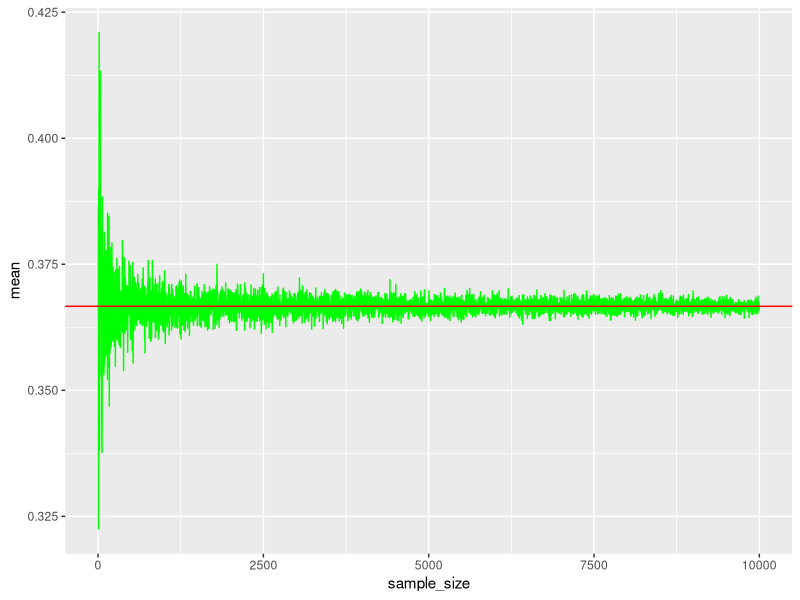
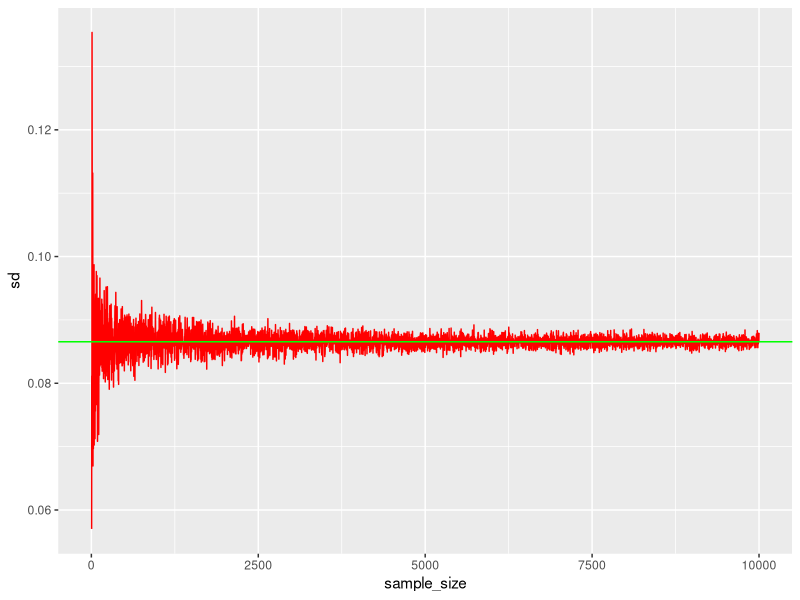
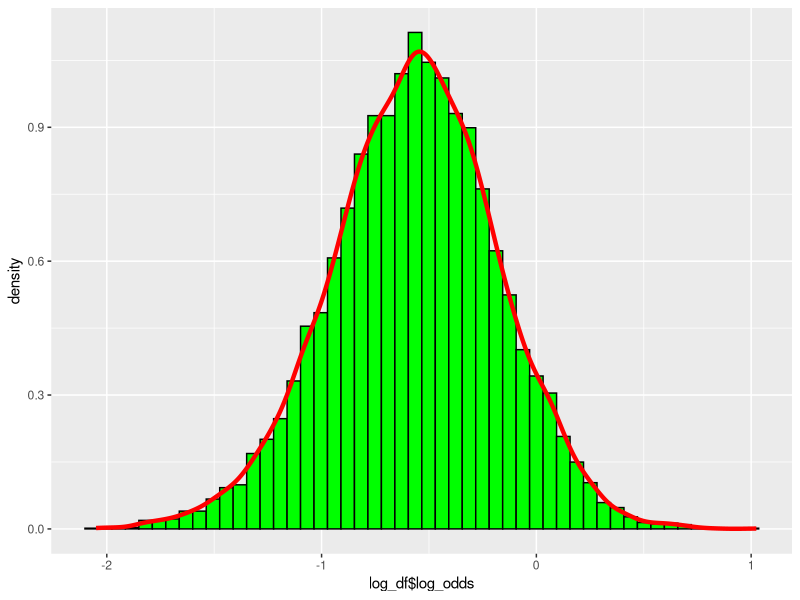
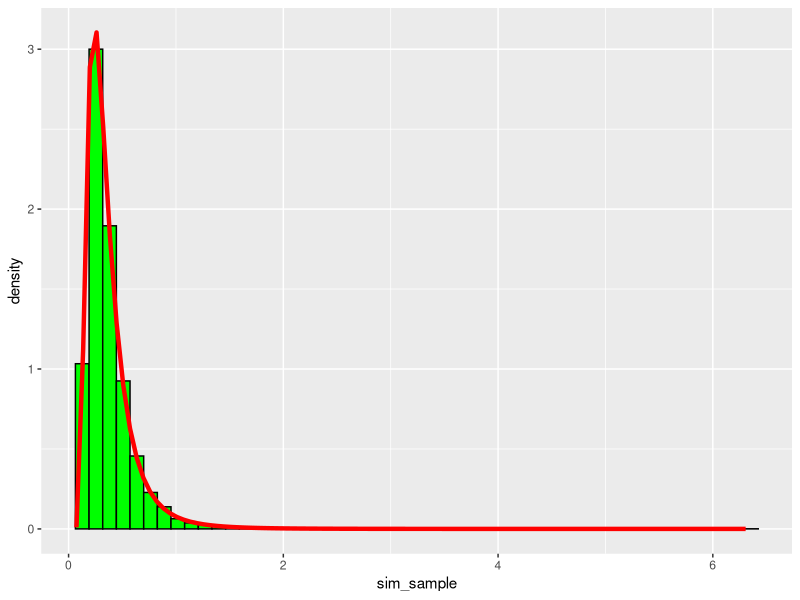
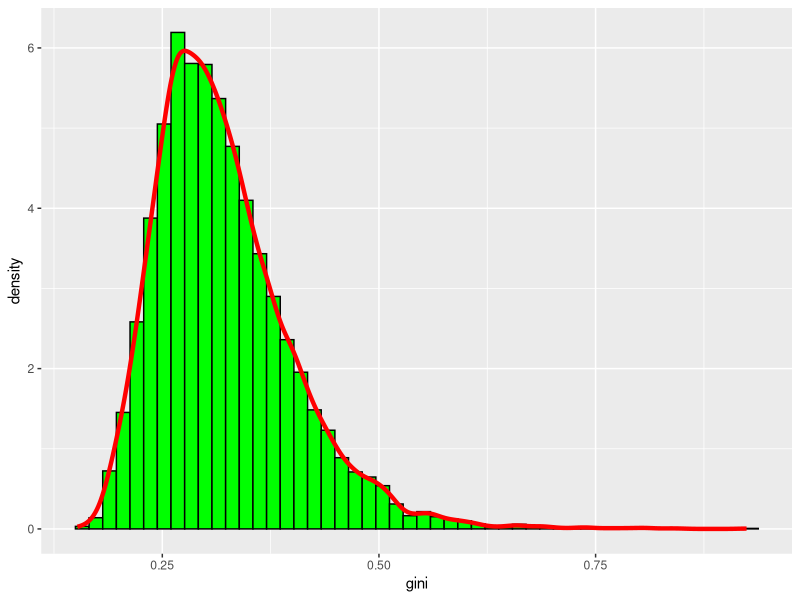
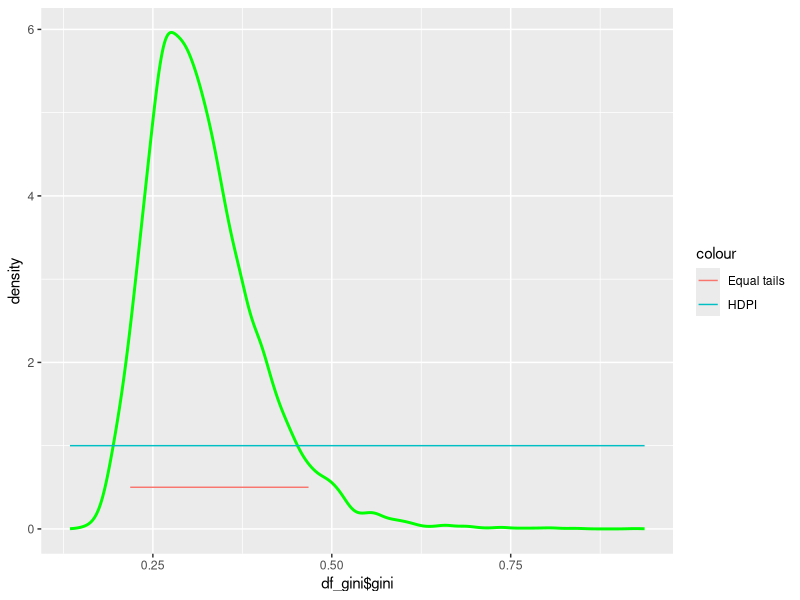
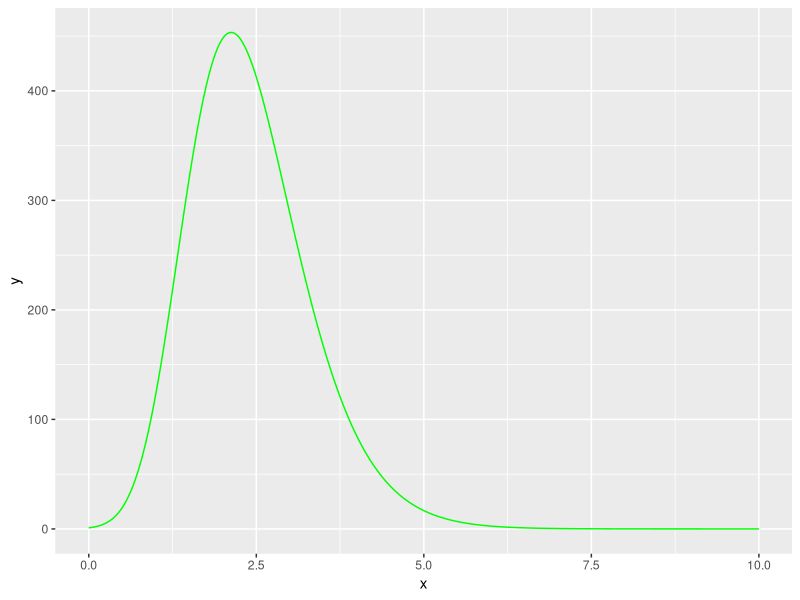

Write the R code that produced these figures, in order.
#########
### 1 ###
#########
library(ggplot2)
set.seed(12345)

############## a)
# Parameters given by the problem
s <- 8
n <- 24
f <- n - s
a_0 <- 3
b_0 <- a_0

# Derived values
a_pos <- a_0 + s
b_pos <- b_0 + f

# theoretical/ true values
t_mean <- a_pos/(a_pos + b_pos)
t_sd <- sqrt((a_pos * b_pos)/((a_pos + b_pos + 1) * (a_pos + b_pos)^2))

df <- data.frame("sample_size" = 1, "mean" = NA, "sd"  = NA)
draws <- seq(4, 10000, 2)
cnt <- 1

for(i in draws){
  rand_beta <- rbeta(i, a_pos, b_pos)
  df[cnt,] <- c(i, mean(rand_beta), sd(rand_beta))
  cnt <- cnt + 1
}


plot1 <- ggplot(df) +
  geom_line(mapping = aes(x = sample_size, y = mean), color = "green")+
  geom_hline(yintercept = t_mean, color = "red")

plot2 <- ggplot(df) +
  geom_line(mapping = aes(x = sample_size, y = sd), color = "red")+
  geom_hline(yintercept = t_sd, color = "green")

plot1
plot2

############ b)
# theoretical probability
set.seed(12345)
t_prob <- pbeta(0.4, a_pos, b_pos)

# Simulated probability
set.seed(12345)
sim_beta <- rbeta(10000, a_pos, b_pos)
sim_prob <- sum((sim_beta <= 0.4))/ length(sim_beta)

cat("The theoretical probability is: ", t_prob)
cat("\nThe calculated probability is: ", sim_prob)

######### c)

log_odds <- log(sim_beta/ (1-sim_beta))

log_df <- as.data.frame(log_odds)

plot3 <- ggplot(log_df)+
  geom_histogram(mapping = aes(x = log_df$log_odds, y = ..density..), bins = 50, fill = "green", color = "black")+
  geom_density(mapping = aes(x = log_df$log_odds), color = "red", size = 1.5)

plot3

# Are we supposed to show something else here. ASK DURING LAB SESSION


#########
### 2 ###
#########

################## a)
# Data provided
obs <- c(38, 20, 49, 58, 31, 70, 18, 56, 25, 78)
mu <- 3.8
n <- length(obs) - 1


# https://en.wikipedia.org/wiki/Inverse-chi-squared_distribution
# https://en.wikipedia.org/wiki/Scaled_inverse_chi-squared_distribution
# Information about the PDF and how to sample from the scaled inverse chi-square distribution
# X~scale-inv-chisq(nu, t^2) then X/(t^2 * nu) ~inv-chisq and the inv-chisq is just 1/X if X is chisq distributed

set.seed(12345)
rInvChisq <- function(draws, n, tau_sq){
  X <- rchisq(draws, n)
  sample <- (tau_sq * n)/X
  return(sample)
}

n_draw <- 10000
tau_sq <- sum((log(obs) - mu)^2)/n


sim_sample <- rInvChisq(n_draw, n, tau_sq)

# PDF of scaled inv chi-sq
# https://en.wikipedia.org/wiki/Scaled_inverse_chi-squared_distribution

scl_inv_chisq <- function(n, tau_sq, x){
  frac1 <- ((tau_sq * n/2)^(n/2))/(gamma(n/2))
  frac2 <- (exp((-n * tau_sq)/(2*x)))/(x^(1 + (n/2)))
  res <- frac1 * frac2
  return(res)
}


# Plotting to compare
df_sim_sample <- as.data.frame(sim_sample)

plot_chi_sq <- ggplot(df_sim_sample)+
  geom_histogram(mapping = aes(x = sim_sample, y = ..density..), bins = 50, fill = "green", color = "black")+
  stat_function(mapping = aes(x = sim_sample), fun = scl_inv_chisq, args = list(n = n, tau_sq = tau_sq), color = "red", size = 1.5)

plot_chi_sq

################# b)
set.seed(12345)
gini <- (2 * pnorm(sqrt(sim_sample)/sqrt(2))) - 1
df_gini <- as.data.frame(gini)

plot_gini <- ggplot(df_gini)+
  geom_histogram(mapping = aes(x = gini, y = ..density..), bins = 50, fill = "green", color = "black")+
  geom_density(mapping = aes(x = gini, y = ..density..), color = "red", size = 1.5)

plot_gini

################# c)
# Equal tail interval
equal_tail <- c(quantile(gini, 0.05), quantile(gini, 0.95))

#HPDI
kernel_density <- density(gini)
densities_df <- data.frame(x = kernel_density$x, density = kernel_density$y)
densities_df <- densities_df[order(densities_df$density, decreasing = TRUE), ]
cutoff <- round(nrow(densities_df) * 0.9)
densities_df <- densities_df[1:cutoff, ]
HDPI <- c(min(densities_df$x), max(densities_df$x))

cat("The equal tail interval is: ", equal_tail, "\nThe HDPI interval is: ", HDPI)

plot_density <- ggplot()+
  geom_density(mapping = aes(x = df_gini$gini, y = ..density..), color = "green", size = 1)+
  geom_segment(aes(x = equal_tail[1], y = 0.5, xend = equal_tail[2], yend = 0.5, colour = "Equal tails"))+
  geom_segment(aes(x = HDPI[1], y = 1, xend = HDPI[2], yend = 1, colour = "HDPI"))

plot_density



#########
### 3 ###
#########

# data given
data <- c(-2.44, 2.14, 2.54, 1.83, 2.02, 2.33, -2.79, 2.23, 2.07, 2.02)
mu <- 2.39
lambda <- 1

# a)
posterior <- function(kappa, data){
  n <- length(data)
  fac1 <- (1/(besselI(kappa, 0)))^n
  fac2 <- exp(kappa * (sum(cos(data - mu)) - lambda))
  res <- fac1 * fac2
  return(res)
}

kappa_seq <- seq(0, 10, 0.01)

dist <- posterior(kappa_seq, data = data)
dist_df <- data.frame(x = kappa_seq ,y = dist)


plot_von_mises <- ggplot(dist_df)+
  geom_line(mapping = aes(x = x, y = y), color = "green")

plot_von_mises

# b)
# mode is max value

mode <- dist_df[which.max(dist_df$y),]$x

cat("The approximate posterior mode of kappa is: ", mode)
